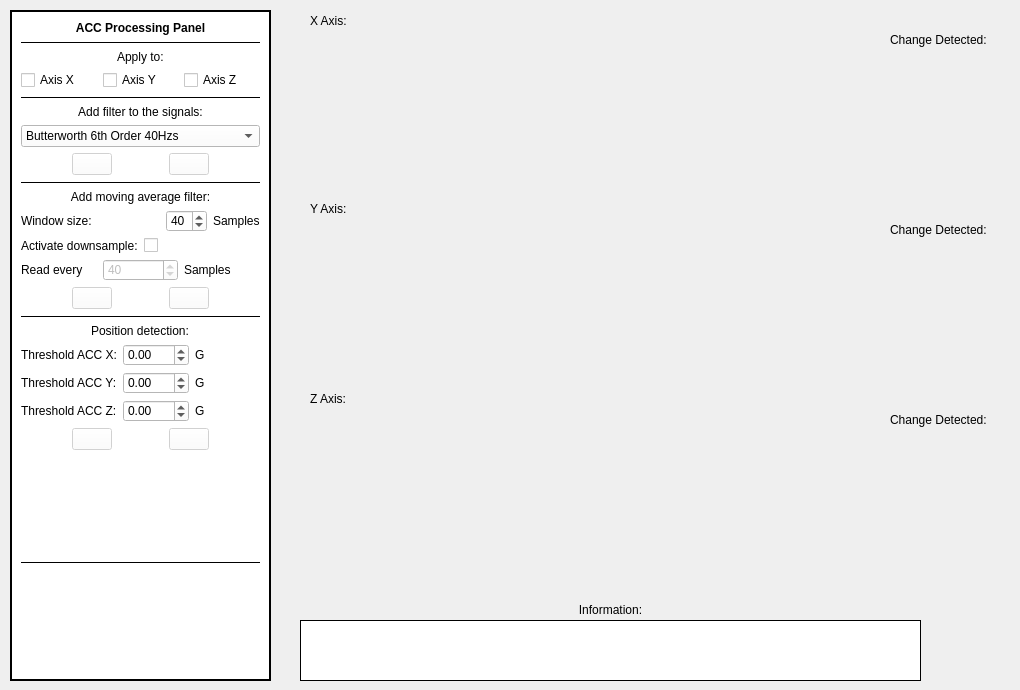
    <widget class="QWidget" name="tabAccProcessor">
     <attribute name="title">
      <string>ACC Signal Processing</string>
     </attribute>
     <widget class="QLabel" name="label_67">
      <property name="geometry">
       <rect>
        <x>310</x>
        <y>200</y>
        <width>66</width>
        <height>17</height>
       </rect>
      </property>
      <property name="text">
       <string>Y Axis:</string>
      </property>
     </widget>
     <widget class="QLabel" name="label_68">
      <property name="geometry">
       <rect>
        <x>310</x>
        <y>10</y>
        <width>71</width>
        <height>21</height>
       </rect>
      </property>
      <property name="text">
       <string>X Axis:</string>
      </property>
     </widget>
     <widget class="QWidget" name="verticalLayoutWidget_9">
      <property name="geometry">
       <rect>
        <x>310</x>
        <y>30</y>
        <width>571</width>
        <height>161</height>
       </rect>
      </property>
      <layout class="QVBoxLayout" name="plotAccXProcesado"/>
     </widget>
     <widget class="QLabel" name="resultAcc">
      <property name="geometry">
       <rect>
        <x>300</x>
        <y>620</y>
        <width>621</width>
        <height>61</height>
       </rect>
      </property>
      <property name="styleSheet">
       <string notr="true">background-color: rgb(255, 255, 255);
</string>
      </property>
      <property name="frameShape">
       <enum>QFrame::Panel</enum>
      </property>
      <property name="text">
       <string/>
      </property>
      <property name="alignment">
       <set>Qt::AlignCenter</set>
      </property>
     </widget>
     <widget class="QWidget" name="verticalLayoutWidget_10">
      <property name="geometry">
       <rect>
        <x>310</x>
        <y>220</y>
        <width>571</width>
        <height>161</height>
       </rect>
      </property>
      <layout class="QVBoxLayout" name="plotAccYProcesado"/>
     </widget>
     <widget class="QLabel" name="label_76">
      <property name="geometry">
       <rect>
        <x>300</x>
        <y>600</y>
        <width>621</width>
        <height>20</height>
       </rect>
      </property>
      <property name="text">
       <string>Information:</string>
      </property>
      <property name="alignment">
       <set>Qt::AlignCenter</set>
      </property>
     </widget>
     <widget class="QFrame" name="verticalFrame_4">
      <property name="geometry">
       <rect>
        <x>10</x>
        <y>10</y>
        <width>261</width>
        <height>671</height>
       </rect>
      </property>
      <property name="palette">
       <palette>
        <active>
         <colorrole role="Button">
          <brush brushstyle="SolidPattern">
           <color alpha="255">
            <red>255</red>
            <green>255</green>
            <blue>255</blue>
           </color>
          </brush>
         </colorrole>
         <colorrole role="Base">
          <brush brushstyle="SolidPattern">
           <color alpha="255">
            <red>255</red>
            <green>255</green>
            <blue>255</blue>
           </color>
          </brush>
         </colorrole>
         <colorrole role="Window">
          <brush brushstyle="SolidPattern">
           <color alpha="255">
            <red>255</red>
            <green>255</green>
            <blue>255</blue>
           </color>
          </brush>
         </colorrole>
         <colorrole role="HighlightedText">
          <brush brushstyle="SolidPattern">
           <color alpha="255">
            <red>255</red>
            <green>255</green>
            <blue>255</blue>
           </color>
          </brush>
         </colorrole>
        </active>
        <inactive>
         <colorrole role="Button">
          <brush brushstyle="SolidPattern">
           <color alpha="255">
            <red>255</red>
            <green>255</green>
            <blue>255</blue>
           </color>
          </brush>
         </colorrole>
         <colorrole role="Base">
          <brush brushstyle="SolidPattern">
           <color alpha="255">
            <red>255</red>
            <green>255</green>
            <blue>255</blue>
           </color>
          </brush>
         </colorrole>
         <colorrole role="Window">
          <brush brushstyle="SolidPattern">
           <color alpha="255">
            <red>255</red>
            <green>255</green>
            <blue>255</blue>
           </color>
          </brush>
         </colorrole>
         <colorrole role="HighlightedText">
          <brush brushstyle="SolidPattern">
           <color alpha="255">
            <red>255</red>
            <green>255</green>
            <blue>255</blue>
           </color>
          </brush>
         </colorrole>
        </inactive>
        <disabled>
         <colorrole role="Button">
          <brush brushstyle="SolidPattern">
           <color alpha="255">
            <red>255</red>
            <green>255</green>
            <blue>255</blue>
           </color>
          </brush>
         </colorrole>
         <colorrole role="Base">
          <brush brushstyle="SolidPattern">
           <color alpha="255">
            <red>255</red>
            <green>255</green>
            <blue>255</blue>
           </color>
          </brush>
         </colorrole>
         <colorrole role="Window">
          <brush brushstyle="SolidPattern">
           <color alpha="255">
            <red>255</red>
            <green>255</green>
            <blue>255</blue>
           </color>
          </brush>
         </colorrole>
         <colorrole role="HighlightedText">
          <brush brushstyle="SolidPattern">
           <color alpha="255">
            <red>255</red>
            <green>255</green>
            <blue>255</blue>
           </color>
          </brush>
         </colorrole>
        </disabled>
       </palette>
      </property>
      <property name="styleSheet">
       <string notr="true">background-color: rgb(255, 255, 255);</string>
      </property>
      <property name="frameShape">
       <enum>QFrame::Box</enum>
      </property>
      <property name="lineWidth">
       <number>2</number>
      </property>
      <layout class="QVBoxLayout" name="verticalLayout_5">
       <property name="sizeConstraint">
        <enum>QLayout::SetNoConstraint</enum>
       </property>
       <item>
        <widget class="QLabel" name="label_34">
         <property name="font">
          <font>
           <weight>75</weight>
           <bold>true</bold>
          </font>
         </property>
         <property name="autoFillBackground">
          <bool>false</bool>
         </property>
         <property name="text">
          <string>ACC Processing Panel</string>
         </property>
         <property name="alignment">
          <set>Qt::AlignCenter</set>
         </property>
        </widget>
       </item>
       <item>
        <widget class="Line" name="line_17">
         <property name="frameShadow">
          <enum>QFrame::Plain</enum>
         </property>
         <property name="orientation">
          <enum>Qt::Horizontal</enum>
         </property>
        </widget>
       </item>
       <item alignment="Qt::AlignHCenter">
        <widget class="QLabel" name="label_42">
         <property name="text">
          <string>Apply to:</string>
         </property>
        </widget>
       </item>
       <item>
        <layout class="QHBoxLayout" name="horizontalLayout_24">
         <item>
          <widget class="QCheckBox" name="checkBoxFilterAccX">
           <property name="text">
            <string>Axis X</string>
           </property>
          </widget>
         </item>
         <item>
          <widget class="QCheckBox" name="checkBoxFilterAccY">
           <property name="text">
            <string>Axis Y</string>
           </property>
          </widget>
         </item>
         <item>
          <widget class="QCheckBox" name="checkBoxFilterAccZ">
           <property name="text">
            <string>Axis Z</string>
           </property>
          </widget>
         </item>
        </layout>
       </item>
       <item>
        <widget class="Line" name="line_13">
         <property name="frameShadow">
          <enum>QFrame::Plain</enum>
         </property>
         <property name="lineWidth">
          <number>1</number>
         </property>
         <property name="midLineWidth">
          <number>4</number>
         </property>
         <property name="orientation">
          <enum>Qt::Horizontal</enum>
         </property>
        </widget>
       </item>
       <item>
        <widget class="QLabel" name="label_35">
         <property name="text">
          <string>Add filter to the signals:</string>
         </property>
         <property name="alignment">
          <set>Qt::AlignCenter</set>
         </property>
        </widget>
       </item>
       <item>
        <layout class="QHBoxLayout" name="horizontalLayout_20">
         <item>
          <widget class="QComboBox" name="filterListAcc">
           <property name="enabled">
            <bool>true</bool>
           </property>
           <property name="sizePolicy">
            <sizepolicy hsizetype="Maximum" vsizetype="Maximum">
             <horstretch>0</horstretch>
             <verstretch>0</verstretch>
            </sizepolicy>
           </property>
           <property name="minimumSize">
            <size>
             <width>170</width>
             <height>0</height>
            </size>
           </property>
           <property name="maximumSize">
            <size>
             <width>243</width>
             <height>63</height>
            </size>
           </property>
           <property name="styleSheet">
            <string notr="true">selection-background-color: rgb(0, 238, 0);</string>
           </property>
           <item>
            <property name="text">
             <string>Butterworth 6th Order 40Hzs </string>
            </property>
           </item>
           <item>
            <property name="text">
             <string>Butterworth 6th Order 100Hzs </string>
            </property>
           </item>
           <item>
            <property name="text">
             <string>Butterworth 6th Order 50Hzs</string>
            </property>
           </item>
          </widget>
         </item>
        </layout>
       </item>
       <item>
        <layout class="QHBoxLayout" name="horizontalLayout_17">
         <item>
          <widget class="QPushButton" name="startButterworthAcc">
           <property name="enabled">
            <bool>false</bool>
           </property>
           <property name="sizePolicy">
            <sizepolicy hsizetype="Maximum" vsizetype="Fixed">
             <horstretch>0</horstretch>
             <verstretch>0</verstretch>
            </sizepolicy>
           </property>
           <property name="text">
            <string/>
           </property>
           <property name="icon">
            <iconset>
             <normaloff>icons/start-icon.png</normaloff>icons/start-icon.png</iconset>
           </property>
          </widget>
         </item>
         <item>
          <widget class="QPushButton" name="stopButterworthAcc">
           <property name="enabled">
            <bool>false</bool>
           </property>
           <property name="sizePolicy">
            <sizepolicy hsizetype="Maximum" vsizetype="Fixed">
             <horstretch>0</horstretch>
             <verstretch>0</verstretch>
            </sizepolicy>
           </property>
           <property name="text">
            <string/>
           </property>
           <property name="icon">
            <iconset>
             <normaloff>icons/stop-icon.png</normaloff>icons/stop-icon.png</iconset>
           </property>
          </widget>
         </item>
        </layout>
       </item>
       <item>
        <widget class="Line" name="line_14">
         <property name="frameShadow">
          <enum>QFrame::Plain</enum>
         </property>
         <property name="orientation">
          <enum>Qt::Horizontal</enum>
         </property>
        </widget>
       </item>
       <item>
        <widget class="QLabel" name="label_36">
         <property name="text">
          <string>Add moving average filter:</string>
         </property>
         <property name="alignment">
          <set>Qt::AlignCenter</set>
         </property>
        </widget>
       </item>
       <item>
        <layout class="QHBoxLayout" name="horizontalLayout_18">
         <item>
          <widget class="QLabel" name="label_37">
           <property name="text">
            <string>Window size:</string>
           </property>
          </widget>
         </item>
         <item>
          <spacer name="horizontalSpacer_7">
           <property name="orientation">
            <enum>Qt::Horizontal</enum>
           </property>
           <property name="sizeHint" stdset="0">
            <size>
             <width>40</width>
             <height>20</height>
            </size>
           </property>
          </spacer>
         </item>
         <item>
          <widget class="QSpinBox" name="windowSizeAcc">
           <property name="value">
            <number>40</number>
           </property>
          </widget>
         </item>
         <item>
          <widget class="QLabel" name="label_38">
           <property name="text">
            <string>Samples</string>
           </property>
          </widget>
         </item>
        </layout>
       </item>
       <item>
        <layout class="QHBoxLayout" name="horizontalLayout_21">
         <item>
          <widget class="QLabel" name="label_39">
           <property name="text">
            <string>Activate downsample:</string>
           </property>
          </widget>
         </item>
         <item>
          <widget class="QCheckBox" name="activateDownsampleAcc">
           <property name="text">
            <string/>
           </property>
          </widget>
         </item>
        </layout>
       </item>
       <item>
        <layout class="QHBoxLayout" name="horizontalLayout_22">
         <item>
          <widget class="QLabel" name="label_40">
           <property name="text">
            <string>Read every </string>
           </property>
          </widget>
         </item>
         <item>
          <widget class="QSpinBox" name="downsampleWindowAcc">
           <property name="enabled">
            <bool>false</bool>
           </property>
           <property name="value">
            <number>40</number>
           </property>
          </widget>
         </item>
         <item>
          <widget class="QLabel" name="label_41">
           <property name="text">
            <string>Samples</string>
           </property>
          </widget>
         </item>
        </layout>
       </item>
       <item>
        <layout class="QHBoxLayout" name="horizontalLayout_23">
         <item>
          <widget class="QPushButton" name="startAverageAcc">
           <property name="enabled">
            <bool>false</bool>
           </property>
           <property name="sizePolicy">
            <sizepolicy hsizetype="Maximum" vsizetype="Fixed">
             <horstretch>0</horstretch>
             <verstretch>0</verstretch>
            </sizepolicy>
           </property>
           <property name="text">
            <string/>
           </property>
           <property name="icon">
            <iconset>
             <normaloff>icons/start-icon.png</normaloff>icons/start-icon.png</iconset>
           </property>
          </widget>
         </item>
         <item>
          <widget class="QPushButton" name="stopAverageAcc">
           <property name="enabled">
            <bool>false</bool>
           </property>
           <property name="sizePolicy">
            <sizepolicy hsizetype="Maximum" vsizetype="Fixed">
             <horstretch>0</horstretch>
             <verstretch>0</verstretch>
            </sizepolicy>
           </property>
           <property name="text">
            <string/>
           </property>
           <property name="icon">
            <iconset>
             <normaloff>icons/stop-icon.png</normaloff>icons/stop-icon.png</iconset>
           </property>
          </widget>
         </item>
        </layout>
       </item>
       <item>
        <widget class="Line" name="line_15">
         <property name="frameShadow">
          <enum>QFrame::Plain</enum>
         </property>
         <property name="lineWidth">
          <number>1</number>
         </property>
         <property name="midLineWidth">
          <number>4</number>
         </property>
         <property name="orientation">
          <enum>Qt::Horizontal</enum>
         </property>
        </widget>
       </item>
       <item alignment="Qt::AlignHCenter">
        <widget class="QLabel" name="label_45">
         <property name="text">
          <string>Position detection:</string>
         </property>
        </widget>
       </item>
       <item>
        <layout class="QHBoxLayout" name="horizontalLayout_25">
         <item>
          <widget class="QLabel" name="label_43">
           <property name="text">
            <string>Threshold ACC X:</string>
           </property>
          </widget>
         </item>
         <item>
          <widget class="QDoubleSpinBox" name="thresholdValueX">
           <property name="minimum">
            <double>-3.000000000000000</double>
           </property>
           <property name="maximum">
            <double>3.000000000000000</double>
           </property>
           <property name="singleStep">
            <double>0.250000000000000</double>
           </property>
          </widget>
         </item>
         <item>
          <widget class="QLabel" name="label_44">
           <property name="text">
            <string>G</string>
           </property>
          </widget>
         </item>
        </layout>
       </item>
       <item>
        <layout class="QHBoxLayout" name="horizontalLayout_26">
         <item>
          <widget class="QLabel" name="label_46">
           <property name="text">
            <string>Threshold ACC Y:</string>
           </property>
          </widget>
         </item>
         <item>
          <widget class="QDoubleSpinBox" name="thresholdValueY">
           <property name="minimum">
            <double>-3.000000000000000</double>
           </property>
           <property name="maximum">
            <double>3.000000000000000</double>
           </property>
           <property name="singleStep">
            <double>0.250000000000000</double>
           </property>
          </widget>
         </item>
         <item>
          <widget class="QLabel" name="label_47">
           <property name="text">
            <string>G</string>
           </property>
          </widget>
         </item>
        </layout>
       </item>
       <item>
        <layout class="QHBoxLayout" name="horizontalLayout_27">
         <item>
          <widget class="QLabel" name="label_48">
           <property name="text">
            <string>Threshold ACC Z:</string>
           </property>
          </widget>
         </item>
         <item>
          <widget class="QDoubleSpinBox" name="thresholdValueZ">
           <property name="minimum">
            <double>-3.000000000000000</double>
           </property>
           <property name="maximum">
            <double>3.000000000000000</double>
           </property>
           <property name="singleStep">
            <double>0.250000000000000</double>
           </property>
          </widget>
         </item>
         <item>
          <widget class="QLabel" name="label_49">
           <property name="text">
            <string>G</string>
           </property>
          </widget>
         </item>
        </layout>
       </item>
       <item>
        <layout class="QHBoxLayout" name="horizontalLayout_28">
         <item>
          <widget class="QPushButton" name="startDetectionAcc">
           <property name="enabled">
            <bool>false</bool>
           </property>
           <property name="sizePolicy">
            <sizepolicy hsizetype="Maximum" vsizetype="Fixed">
             <horstretch>0</horstretch>
             <verstretch>0</verstretch>
            </sizepolicy>
           </property>
           <property name="text">
            <string/>
           </property>
           <property name="icon">
            <iconset>
             <normaloff>icons/start-icon.png</normaloff>icons/start-icon.png</iconset>
           </property>
          </widget>
         </item>
         <item>
          <widget class="QPushButton" name="stopDetectionAcc">
           <property name="enabled">
            <bool>false</bool>
           </property>
           <property name="sizePolicy">
            <sizepolicy hsizetype="Maximum" vsizetype="Fixed">
             <horstretch>0</horstretch>
             <verstretch>0</verstretch>
            </sizepolicy>
           </property>
           <property name="text">
            <string/>
           </property>
           <property name="icon">
            <iconset>
             <normaloff>icons/stop-icon.png</normaloff>icons/stop-icon.png</iconset>
           </property>
          </widget>
         </item>
        </layout>
       </item>
       <item>
        <spacer name="verticalSpacer">
         <property name="orientation">
          <enum>Qt::Vertical</enum>
         </property>
         <property name="sizeHint" stdset="0">
          <size>
           <width>20</width>
           <height>40</height>
          </size>
         </property>
        </spacer>
       </item>
       <item>
        <widget class="Line" name="line_16">
         <property name="frameShadow">
          <enum>QFrame::Plain</enum>
         </property>
         <property name="orientation">
          <enum>Qt::Horizontal</enum>
         </property>
        </widget>
       </item>
       <item>
        <widget class="QLabel" name="label_51">
         <property name="sizePolicy">
          <sizepolicy hsizetype="Ignored" vsizetype="MinimumExpanding">
           <horstretch>0</horstretch>
           <verstretch>1</verstretch>
          </sizepolicy>
         </property>
         <property name="maximumSize">
          <size>
           <width>16777215</width>
           <height>100</height>
          </size>
         </property>
         <property name="lineWidth">
          <number>1</number>
         </property>
         <property name="midLineWidth">
          <number>0</number>
         </property>
         <property name="text">
          <string/>
         </property>
         <property name="textFormat">
          <enum>Qt::PlainText</enum>
         </property>
         <property name="pixmap">
          <pixmap>icons/robolab.png</pixmap>
         </property>
         <property name="scaledContents">
          <bool>true</bool>
         </property>
         <property name="alignment">
          <set>Qt::AlignLeading|Qt::AlignLeft|Qt::AlignVCenter</set>
         </property>
         <property name="wordWrap">
          <bool>true</bool>
         </property>
        </widget>
       </item>
      </layout>
     </widget>
     <widget class="QWidget" name="verticalLayoutWidget_11">
      <property name="geometry">
       <rect>
        <x>310</x>
        <y>410</y>
        <width>571</width>
        <height>161</height>
       </rect>
      </property>
      <layout class="QVBoxLayout" name="plotAccZProcesado"/>
     </widget>
     <widget class="QLabel" name="label_69">
      <property name="geometry">
       <rect>
        <x>310</x>
        <y>390</y>
        <width>66</width>
        <height>17</height>
       </rect>
      </property>
      <property name="text">
       <string>Z Axis:</string>
      </property>
     </widget>
     <widget class="QLabel" name="label_50">
      <property name="geometry">
       <rect>
        <x>890</x>
        <y>30</y>
        <width>121</width>
        <height>20</height>
       </rect>
      </property>
      <property name="text">
       <string>Change Detected:</string>
      </property>
     </widget>
     <widget class="QLabel" name="ledAccX">
      <property name="geometry">
       <rect>
        <x>920</x>
        <y>60</y>
        <width>51</width>
        <height>51</height>
       </rect>
      </property>
      <property name="sizePolicy">
       <sizepolicy hsizetype="Ignored" vsizetype="MinimumExpanding">
        <horstretch>0</horstretch>
        <verstretch>1</verstretch>
       </sizepolicy>
      </property>
      <property name="maximumSize">
       <size>
        <width>16777215</width>
        <height>100</height>
       </size>
      </property>
      <property name="lineWidth">
       <number>1</number>
      </property>
      <property name="midLineWidth">
       <number>0</number>
      </property>
      <property name="text">
       <string/>
      </property>
      <property name="textFormat">
       <enum>Qt::PlainText</enum>
      </property>
      <property name="pixmap">
       <pixmap>icons/green-led-off.png</pixmap>
      </property>
      <property name="scaledContents">
       <bool>true</bool>
      </property>
      <property name="alignment">
       <set>Qt::AlignLeading|Qt::AlignLeft|Qt::AlignVCenter</set>
      </property>
      <property name="wordWrap">
       <bool>true</bool>
      </property>
     </widget>
     <widget class="QLabel" name="ledAccY">
      <property name="geometry">
       <rect>
        <x>920</x>
        <y>250</y>
        <width>51</width>
        <height>51</height>
       </rect>
      </property>
      <property name="sizePolicy">
       <sizepolicy hsizetype="Ignored" vsizetype="MinimumExpanding">
        <horstretch>0</horstretch>
        <verstretch>1</verstretch>
       </sizepolicy>
      </property>
      <property name="maximumSize">
       <size>
        <width>16777215</width>
        <height>100</height>
       </size>
      </property>
      <property name="lineWidth">
       <number>1</number>
      </property>
      <property name="midLineWidth">
       <number>0</number>
      </property>
      <property name="text">
       <string/>
      </property>
      <property name="textFormat">
       <enum>Qt::PlainText</enum>
      </property>
      <property name="pixmap">
       <pixmap>icons/green-led-off.png</pixmap>
      </property>
      <property name="scaledContents">
       <bool>true</bool>
      </property>
      <property name="alignment">
       <set>Qt::AlignLeading|Qt::AlignLeft|Qt::AlignVCenter</set>
      </property>
      <property name="wordWrap">
       <bool>true</bool>
      </property>
     </widget>
     <widget class="QLabel" name="label_52">
      <property name="geometry">
       <rect>
        <x>890</x>
        <y>220</y>
        <width>121</width>
        <height>20</height>
       </rect>
      </property>
      <property name="text">
       <string>Change Detected:</string>
      </property>
     </widget>
     <widget class="QLabel" name="ledAccZ">
      <property name="geometry">
       <rect>
        <x>920</x>
        <y>440</y>
        <width>51</width>
        <height>51</height>
       </rect>
      </property>
      <property name="sizePolicy">
       <sizepolicy hsizetype="Ignored" vsizetype="MinimumExpanding">
        <horstretch>0</horstretch>
        <verstretch>1</verstretch>
       </sizepolicy>
      </property>
      <property name="maximumSize">
       <size>
        <width>16777215</width>
        <height>100</height>
       </size>
      </property>
      <property name="lineWidth">
       <number>1</number>
      </property>
      <property name="midLineWidth">
       <number>0</number>
      </property>
      <property name="text">
       <string/>
      </property>
      <property name="textFormat">
       <enum>Qt::PlainText</enum>
      </property>
      <property name="pixmap">
       <pixmap>icons/green-led-off.png</pixmap>
      </property>
      <property name="scaledContents">
       <bool>true</bool>
      </property>
      <property name="alignment">
       <set>Qt::AlignLeading|Qt::AlignLeft|Qt::AlignVCenter</set>
      </property>
      <property name="wordWrap">
       <bool>true</bool>
      </property>
     </widget>
     <widget class="QLabel" name="label_53">
      <property name="geometry">
       <rect>
        <x>890</x>
        <y>410</y>
        <width>121</width>
        <height>20</height>
       </rect>
      </property>
      <property name="text">
       <string>Change Detected:</string>
      </property>
     </widget>
    </widget>
